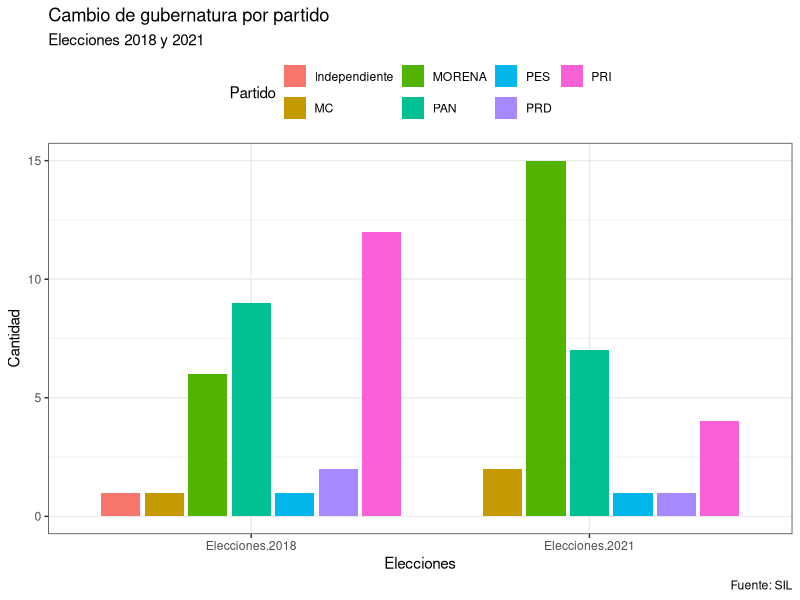

Write R code to recreate this figure.
library(ggplot2)
library(dplyr)
library(tidyr)

df <- read.csv("datos/gubernaturas.csv", na.strings = "")
df1 <- df %>%
  gather("Elecciones", "Cantidad", 2:3)

viz5 <- ggplot(df1, aes(Elecciones, Cantidad, fill = Partido)) + 
  geom_col(position = "dodge2")
viz5+ theme_bw() + labs(title ="Cambio de gubernatura por partido", subtitle="Elecciones 2018 y 2021", caption = "Fuente: SIL")+
  theme(legend.position = "top")

